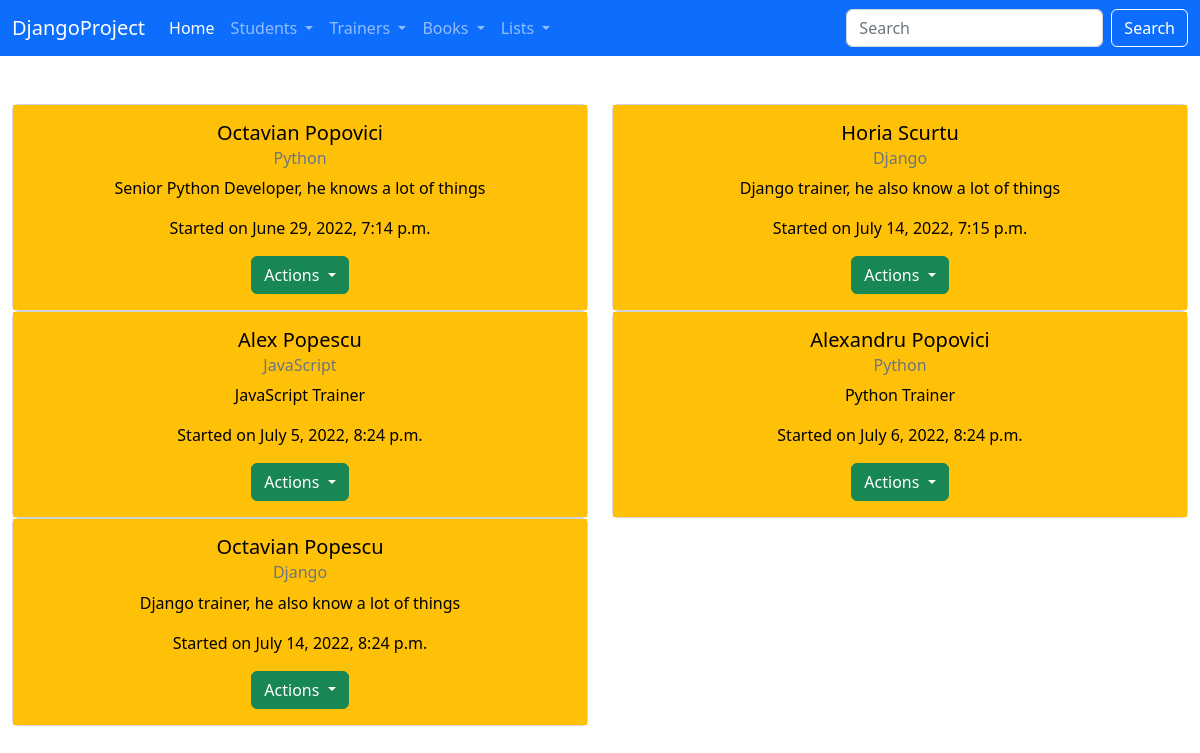
The app's page /list_of_trainers/ with its own data.
### trainer/models.py (models this page shows)
class Trainer(models.Model):
    first_name = models.CharField(max_length=30)
    last_name = models.CharField(max_length=30)
    department = models.CharField(max_length=30)
    course = models.CharField(max_length=30)
    description = models.TextField(max_length=300)
    start_date = models.DateTimeField()
    end_date = models.DateTimeField()
    active = models.BooleanField(default=True)
    created_at = models.DateTimeField(auto_now_add=True)
    updated_at = models.DateTimeField(auto_now=True)
    def __str__(self):
        return f"{self.first_name} {self.last_name}"

### trainer/views.py (the view)
# urls.py: path('list_of_trainers/', views.TrainerListView.as_view(), name='list-of-trainers'),
class TrainerListView(ListView):
    template_name = 'trainer/list_of_trainers.html'
    model = Trainer
    context_object_name = 'all_trainers'

### templates/trainer/list_of_trainers.html (shortened to what this page needs)
{% extends 'base.html' %}
{% block content %}
    <br>
    <br>
    <div class="container-fluid text-center">
        <div class="row" style="display: flex">
            {% for trainer in all_trainers %}
                <div class="col-md-6">
                    <div class="card text-center">
                        <div class="card-body text-bg-warning">
                            <h5 class="card-title">{{ trainer }}</h5>
                            <h6 class="card-subtitle mb-2 text-muted">{{ trainer.course }}</h6>
                            <p class="card-text">{{ trainer.description }}</p>
                            <p class="card-text">Started on {{ trainer.start_date }}</p>
                            <div class="dropdown">
                                <button class="btn btn-success dropdown-toggle" type="button" data-bs-toggle="dropdown"
                                        aria-expanded="false">
                                    Actions
                                </button>
                            </div>
                        </div>
                    </div>
                </div>
            {% endfor %}
        </div>
    </div>
{% endblock %}

### records on screen
Trainer: first_name+last_name "Octavian Popovici", course "Python", description "Senior Python Developer, he knows a lot of things", start_date "June 29, 2022, 7:14 p.m."
Trainer: first_name+last_name "Horia Scurtu", course "Django", description "Django trainer, he also know a lot of things", start_date "July 14, 2022, 7:15 p.m."
Trainer: first_name+last_name "Alex Popescu", course "JavaScript", description "JavaScript Trainer", start_date "July 5, 2022, 8:24 p.m."
Trainer: first_name+last_name "Alexandru Popovici", course "Python", description "Python Trainer", start_date "July 6, 2022, 8:24 p.m."
Trainer: first_name+last_name "Octavian Popescu", course "Django", description "Django trainer, he also know a lot of things", start_date "July 14, 2022, 8:24 p.m."
